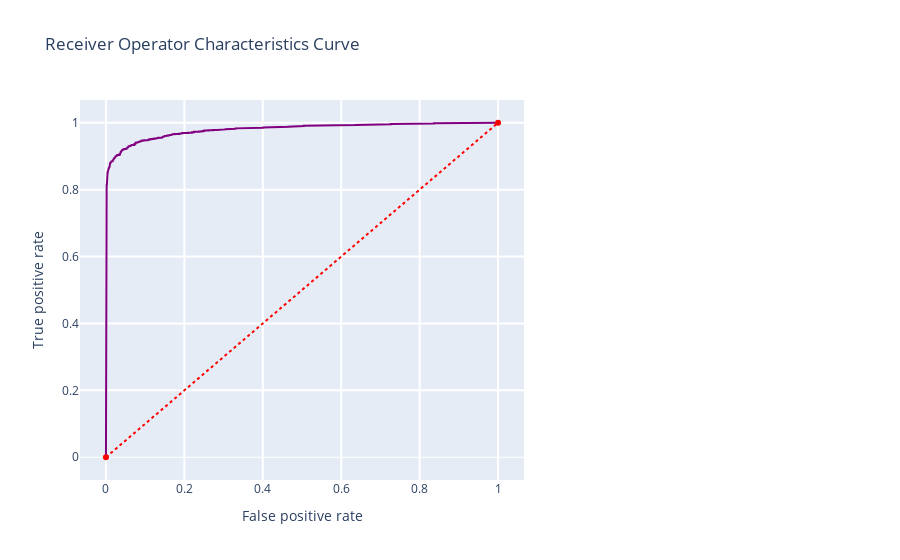

The notebook cell saved with this chart:
### Code cell
print(recall_score(y_test, y_pred_RFC))
print(precision_score(y_test, y_pred_RFC))
print(accuracy_score(y_test, y_pred_RFC))
print(confusion_matrix(y_test,y_pred_RFC))
print(classification_report(y_test,y_pred_RFC)) 

roc_conf_plot(model_RFC, X_train, y_train, X_test, y_test)
threshold_plot(model_RFC, X_train, y_train)
RF_model = model_metric(model_RFC,X_train,y_train,X_test,y_test, "Random Forest")

### Figure 1 — Plotly figure (JSON) as saved in the notebook; plotly's stock layout.template omitted (floating-point values rounded to 4 significant figures; data arrays with more than 128 entries replaced by an {"elided": "..."} marker saying what was removed)
{"data": [{"line": {"color": "purple", "width": 2}, "name": "Roc : 0.9360051367114347", "type": "scatter", "x": {"elided": "646 float values"}, "y": {"elided": "646 float values"}}, {"line": {"color": "red", "dash": "dot", "width": 2}, "type": "scatter", "x": [0, 1], "y": [0, 1]}], "layout": {"showlegend": false, "title": {"text": "Receiver Operator Characteristics Curve"}, "xaxis": {"domain": [0, 0.6], "gridwidth": 2, "ticklen": 5, "title": {"text": "False positive rate"}}, "yaxis": {"gridwidth": 2, "ticklen": 5, "title": {"text": "True positive rate"}, "zerolinewidth": 1}}}
